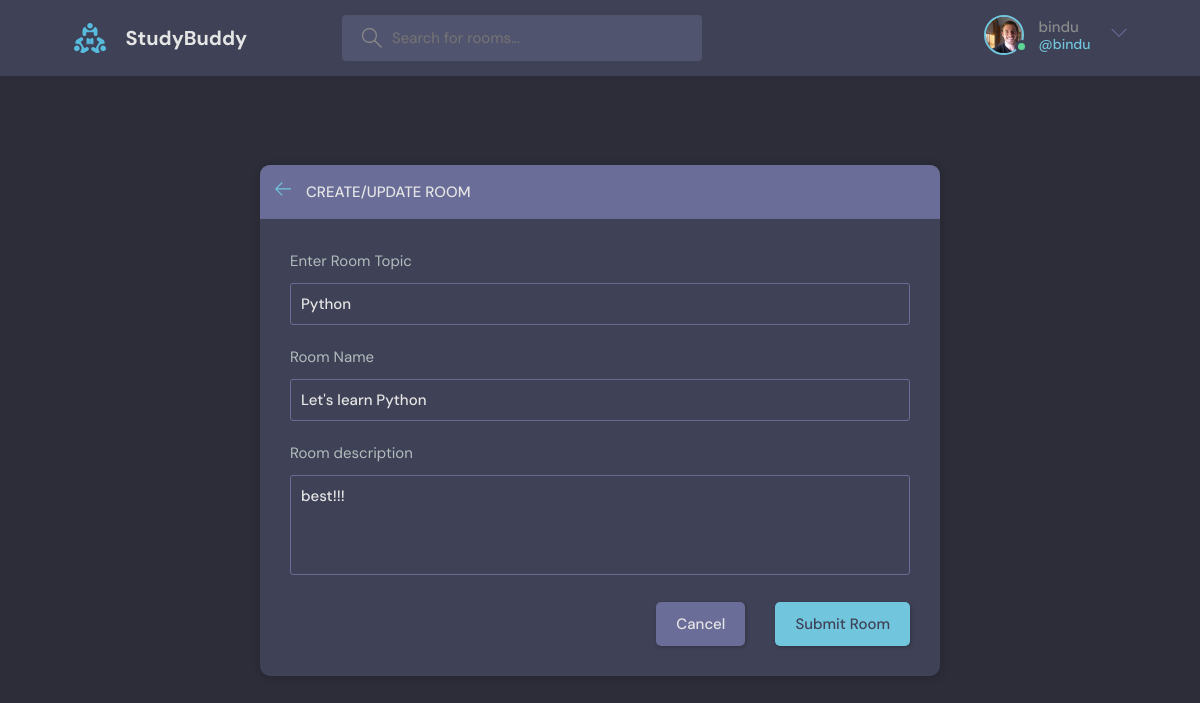
The app's page /update-room/1/ (signed in) with its own data.
### base/models.py (models this page shows, shortened)
class User(AbstractUser):
    name = models.CharField(max_length=200, null=True)
    email = models.EmailField(unique=True)
    bio = models.TextField(null=True)
    avatar = models.ImageField(null=True, default='avatar.svg')
    USERNAME_FIELD = "email"
    REQUIRED_FIELDS = []

class Room(models.Model):
    host = models.ForeignKey(User, on_delete=models.SET_NULL, null=True)
    topic = models.ForeignKey(Topic, on_delete=models.SET_NULL, null=True)
    name = models.CharField(max_length=200)
    participants = models.ManyToManyField(User, related_name="participants", blank=True)
    description = models.TextField(null=True, blank=True)
    updated = models.DateTimeField(auto_now=True)
    created = models.DateTimeField(auto_now_add=True)
    class Meta:
        ordering = ["-updated", "-created"]

class Topic(models.Model):
    name = models.CharField(max_length=200)

### base/views.py (the view, shortened to what this page needs)
# urls.py: path("update-room/<str:pk>/", views.update_room, name="update-room"),
@login_required(login_url="/login")
def update_room(response, pk):
    room = Room.objects.get(id=pk)
    form = RoomForm(instance=room)
    topics = Topic.objects.all()
    if response.user != room.host:
        return HttpResponse("You are not allwoed here!")
    context = {"form": form, 'topics': topics, 'room': room}
    return render(response, "base/room_form.html", context)

### base/forms.py
class RoomForm(ModelForm):
    class Meta:
        model = Room
        fields = '__all__'
        exclude = ['host', 'participants']

### base/templates/base/room_form.html (shortened to what this page needs)
{% extends 'main.html' %} {% block content %}
  <main class="create-room layout">
    <div class="container">
      <div class="layout__box">
        <div class="layout__boxHeader">
          <div class="layout__boxTitle">
            <a href="{% url 'home' %}">
              <svg version="1.1" xmlns="http://www.w3.org/2000/svg" width="32" height="32" viewBox="0 0 32 32">
                <title>arrow-left</title>
                <path
                  d="M13.723 2.286l-13.723 13.714 13.719 13.714 1.616-1.611-10.96-10.96h27.625v-2.286h-27.625l10.965-10.965-1.616-1.607z">
                </path>
              </svg>
            </a>
            <h3>Create/Update Room</h3>
          </div>
        </div>
        <div class="layout__body">
          <form class="form" method="post">
            <div class="form__group">
              <label for="room_topic">Enter Room Topic</label>
              <input required type="text" value="{{room.topic.name}}" name="topic", list="topic-list">
            </div>
            <div class="form__group">
              <label for="room_name">Room Name</label>
              {{form.name}}
            </div>
            <div class="form__group">
              <label for="room_name">Room description</label>
              {{form.description}}
            </div>
            <div class="form__action">
              <a class="btn btn--dark" href="{% url 'home' %}">Cancel</a>
              <button class="btn btn--main" type="submit">Submit Room</button>
            </div>
          </form>
        </div>
      </div>
    </div>
  </main>
  {% endblock %}

### templates/navbar.html (shortened to what this page needs)
{% load static %}
<header class="header header--loggedIn">
    <div class="container">
      <a href="{% url 'home' %}" class="header__logo">
        <img src="{% static 'images/logo.svg' %}" />
        <h1>StudyBuddy</h1>
      </a>
      <form class="header__search" action="{% url 'home' %}">
        <label>
          <input type="text" name="q" placeholder="Search for rooms..." />
        </label>
      </form>
      <nav class="header__menu">
        {% if request.user.is_authenticated %}
        <div class="header__user">
          <a href="{% url 'profile' request.user.id %}">
            <div class="avatar avatar--medium active">
              <img src="{{ request.user.avatar.url }}" />
            </div>
            <p>{{request.user.username}}<span>@{{request.user.username}}</span></p>
          </a>
          <button class="dropdown-button">
            <svg
              version="1.1"
              xmlns="http://www.w3.org/2000/svg"
              width="32"
              height="32"
              viewBox="0 0 32 32"
            >
              <title>chevron-down</title>
              <path d="M16 21l-13-13h-3l16 16 16-16h-3l-13 13z"></path>
            </svg>
          </button>
        </div>
        {% else %}
        <a href="{% url 'login-page' %}">
          <img src="{% static 'images/avatar.svg' %}" />
          <p>Login</p>
        </a>
        {% endif %}
      </nav>
    </div>
  </header>

### records on screen
User: user.avatar (picture), user.username "bindu"
Room: topic "Python", name "Let's learn Python", description "best!!!"
